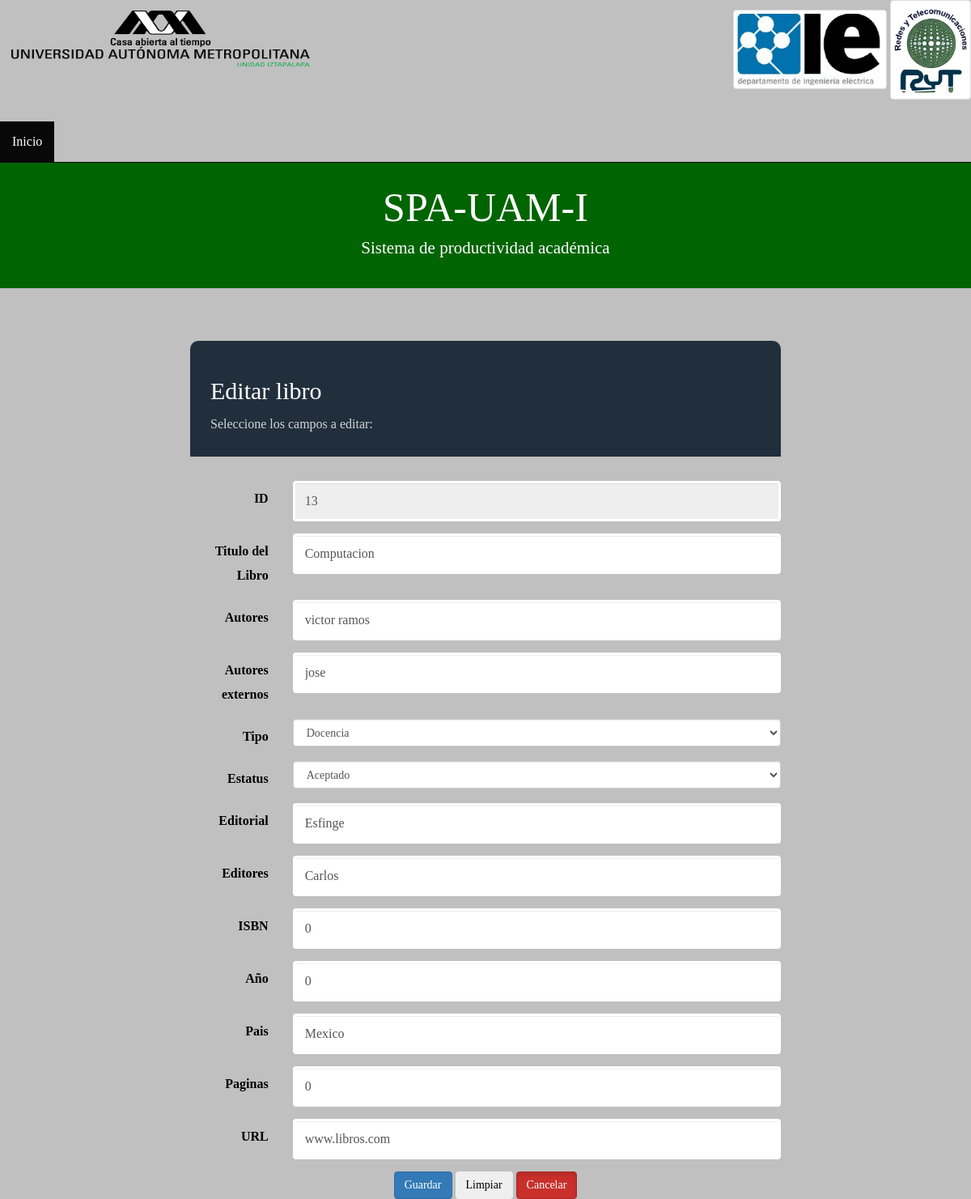
The app's page /index.php/principal_libro/editar_Libro/13 with its own data.
### tables this page shows
CREATE TABLE `libro` (
  `id_libro` int(10) NOT NULL,
  `título_del_libro` varchar(100) NOT NULL,
  `autores` varchar(300) NOT NULL,
  `autoresExternos` varchar(500) DEFAULT NULL,
  `tipo` varchar(15) NOT NULL,
  `estatus` varchar(10) NOT NULL,
  `editorial` varchar(50) NOT NULL,
  `editores` varchar(100) NOT NULL,
  `ISBN` int(13) NOT NULL,
  `año` int(5) NOT NULL,
  `país` varchar(30) NOT NULL,
  `páginas` int(10) DEFAULT NULL,
  `URL` varchar(200) NOT NULL
);

### application/controllers/principal_libro.php (called while the page is built, shortened)
<?php
class Principal_Libro extends CI_Controller
{
	function __construct()
	{
		$this->load->model("principal_libro_model");
	}
	public function editar_Libro($id_libro = null){
		if (!$id_libro == null) {
			$id_libro = $this->db->escape((int)$id_libro);
			$Libro = $this->principal_libro_model->getLibro($id_libro);
			$this->load->view("plantilla/head");
			$this->load->view("header/headerMenu");
			$this->load->view("formularios_libro/editar_libro", compact("Libro"));
		}
		else{
			header("Location:".base_url()."principal_libro");
		}
	}
}
?>

### index.php (called while the page is built, shortened)
<?php
require_once BASEPATH.'core/CodeIgniter.php';

### application/models/principal_libro_model.php (called while the page is built, shortened)
<?php
class Principal_Libro_Model extends CI_Model
{
	public function getLibro(int $id_libro){
		return $this->db->query("SELECT id_libro, título_del_libro, autores, autoresExternos, tipo, estatus, editorial, editores, ISBN, año, país, páginas, URL FROM libro WHERE id_libro = {$id_libro}")->row();
	}
}
?>

### application/views/formularios_libro/editar_libro.php (the view, shortened to what this page needs)
<section class="jumbotron">
  <div class="container">
   <h1 class="titulo">SPA-UAM-I</h1>
   <p>Sistema de productividad académica</p>
  </div>
 </section>
<body>
<div class="container">
         <div class="col-sm-8 col-sm-offset-2 myform-cont" >
		<form class="form-horizontal" method="post" action="<?php echo base_url();?>/principal_libro/actualizarLibro">
		<div class="myform-top">
             <div class="myform-top-left">
               <h3>Editar libro</h3>
                <p class="regis">Seleccione los campos a editar:</p>
               </div>
         </div>
        <br>
		<div class="form-group">
			<label class="control-label col-md-2">ID</label>
			<div class="col-md-10">
			<input type="text" readonly="true"  name="id_libro" value="<?php echo $Libro->id_libro;?>" class="form-control" paceholder="ID">
			</div>
		</div>
		<div class="form-group">
				<label class="control-label col-md-2">Titulo del Libro</label>
				<div class="col-md-10">
				   <input type="text"  name="título_del_libro" required="true" value="<?php echo $Libro->título_del_libro;?>" class="form-control" placeholder="Título del libro">
				</div>
		</div>
			<div class="form-group">
				<label class="control-label col-md-2">Autores</label>
				<div class="col-md-10">
				   <input type="text" name="autores" class="form-control" required="true" value="<?php echo $Libro->autores;?>">
				</div>
			</div>
			<div class="form-group" col-lg-8>
				<label class="control-label col-md-2">Autores externos</label>
				<div class="col-md-10">
				   <input type="text" name="autoresExternos" class="form-control" required="true" value="<?php echo $Libro->autoresExternos;?>">
				</div>
			</div>
			<div class="form-group" col-lg-8>
				<label class="control-label col-sm-2">Tipo</label>
				<div class="col-md-10">
					<select name="tipo" class="form-control" required="true">
					<option value="Docencia">Docencia</option>
				</select>
				</div>
			</div>
			<div class="form-group" col-lg-8>
				<label class="control-label col-sm-2">Estatus</label>
				<div class="col-md-10">
					<select name="estatus" class="form-control" required="true">
					<option value="Aceptado">Aceptado</option>
				</select>
				</div>
			</div>
			<div class="form-group" col-lg-8>
				<label class="control-label col-sm-2">Editorial</label>
				<div class="col-md-10">
				  <input type="text" name="editorial" class="form-control" required="true" value="<?php echo $Libro->editorial;?>">
				</div>
			</div>
			<div class="form-group" col-lg-8>
				<label class="control-label col-sm-2">Editores</label>
				<div class="col-md-10">
				  <input type="text" name="editores" class="form-control" required="true" value="<?php echo $Libro->editores;?>">
				</div>
			</div>
			<div class="form-group" col-lg-8>
				<label class="control-label col-sm-2">ISBN</label>
				<div class="col-md-10">
				  <input type="text" name="ISBN" class="form-control" required="true" value="<?php echo $Libro->ISBN;?>">
				</div>
			</div>
			<div class="form-group" col-lg-8>
				<label class="control-label col-sm-2">Año</label>
				<div class="col-md-10">
				 <input type="text" name="año" class="form-control" required="true" value="<?php echo $Libro->año;?>">
				</div>
			</div>
			<div class="form-group" col-lg-8>
				<label class="control-label col-sm-2">Pais</label>
				<div class="col-md-10">
				  <input type="text" name="país" class="form-control" required="true" value="<?php echo $Libro->país;?>">
				</div>
			</div>
			<div class="form-group" col-lg-8>
				<label class="control-label col-sm-2">Paginas</label>
				<div class="col-md-10">
				  <input type="text" name="páginas" class="form-control" required="true" value="<?php echo $Libro->páginas;?>">
				</div>
			</div>
			<div class="form-group" col-lg-8>
				<label class="control-label col-sm-2">URL</label>
				<div class="col-md-10">
				<input type="text" name="URL" class="form-control"required="true" value="<?php echo $Libro->URL;?>">
				</div>
			</div>
			<input type="submit" class="btn btn-primary" name="" value="Guardar">
			<input type="reset" class="btn btn-ganger" value="Limpiar" name="">
			<a href="<?= base_url()?>principal_libro/libro" class="btn btn-primary btn-danger active" role="button">Cancelar</a>
		</form>
	</div>
	</div>
</body>
</html>

### plantillas/css/estilos.css (style rules this page uses)
body { font-family: 'Raleway'; font-size: 16px; font-weight: 300; color: black; line-height: 30px; text-align: center; background-color: #C0C0C0; }
.jumbotron { background:#006400; color:#fff; padding: 20px 0; }
.jumbotron .titulo { font-size:50px; }
a, a:hover, a:focus { text-decoration: none; }
h1, h2 { margin-top: 10px; font-size: 38px; font-weight: 100; line-height: 50px; }
h3 { font-size: 30px; font-weight: 300; color: white; }
.regis { color: white; }
.myform-cont { margin-top: 35px; }
.myform-top { overflow: hidden; padding: 0 25px 15px 25px; background: rgba(0, 0, 0, 0.35); -moz-border-radius: 10px 10px 0 0; -webkit-border-radius: 10px 10px 0 0; border-radius: 10px 10px 0 0; background-color: #212F3C; }
.myform-top-left { float: left; width: 75%; padding-top: 25px; text-align: left; }
.myform-top-left p { opacity: 0.8; }
input[type="text"], input[type="password"], textarea, textarea.form-control { height: 50px; vertical-align: middle; background: #fff; border: 3px solid #fff; font-size: 16px; font-weight: 300; line-height: 50px; }

### records on screen
libro: id_libro "13", título_del_libro "Computacion", autores "victor ramos", autoresExternos "jose", editorial "Esfinge", editores "Carlos", ISBN "0", año "0", país "Mexico", páginas "0", URL "www.libros.com"
